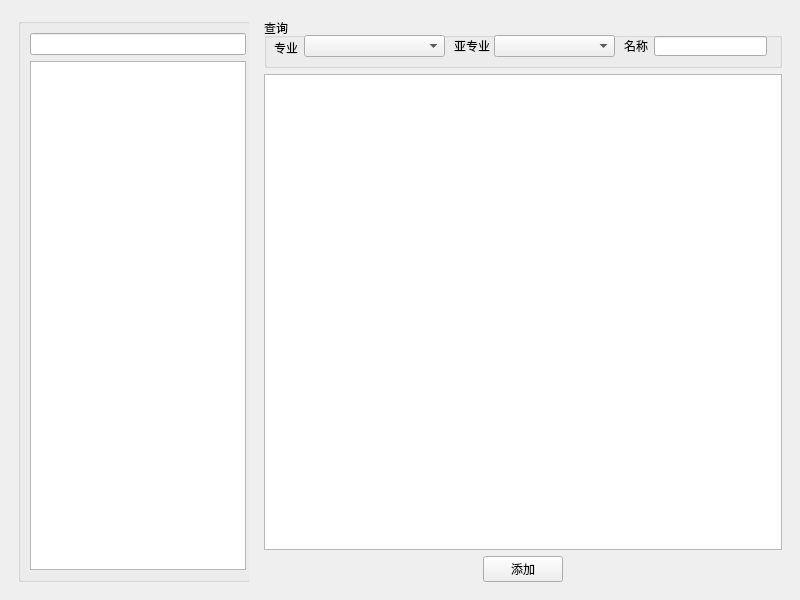
<?xml version="1.0" encoding="UTF-8"?>
<ui version="4.0">
 <class>ManageMethod</class>
 <widget class="QMainWindow" name="ManageMethod">
  <property name="geometry">
   <rect>
    <x>0</x>
    <y>0</y>
    <width>800</width>
    <height>600</height>
   </rect>
  </property>
  <property name="windowTitle">
   <string>检测方法管理</string>
  </property>
  <property name="windowIcon">
   <iconset resource="../Icon.qrc">
    <normaloff>:/images/clipboard.png</normaloff>:/images/clipboard.png</iconset>
  </property>
  <widget class="QWidget" name="centralwidget">
   <layout class="QHBoxLayout" name="horizontalLayout_2">
    <item>
     <widget class="QWidget" name="widget" native="true">
      <property name="minimumSize">
       <size>
        <width>0</width>
        <height>0</height>
       </size>
      </property>
      <property name="maximumSize">
       <size>
        <width>240</width>
        <height>16777215</height>
       </size>
      </property>
      <layout class="QVBoxLayout" name="verticalLayout_3">
       <item>
        <widget class="QGroupBox" name="groupBox_3">
         <property name="minimumSize">
          <size>
           <width>240</width>
           <height>0</height>
          </size>
         </property>
         <property name="maximumSize">
          <size>
           <width>240</width>
           <height>16777215</height>
          </size>
         </property>
         <property name="title">
          <string/>
         </property>
         <layout class="QVBoxLayout" name="verticalLayout_2">
          <item>
           <widget class="QLineEdit" name="inputKeyword"/>
          </item>
          <item>
           <widget class="QTreeWidget" name="treeWidget">
            <property name="maximumSize">
             <size>
              <width>16777215</width>
              <height>16777215</height>
             </size>
            </property>
            <attribute name="headerVisible">
             <bool>false</bool>
            </attribute>
            <column>
             <property name="text">
              <string notr="true">1</string>
             </property>
            </column>
           </widget>
          </item>
         </layout>
        </widget>
       </item>
      </layout>
     </widget>
    </item>
    <item>
     <widget class="QWidget" name="widget_2" native="true">
      <layout class="QVBoxLayout" name="verticalLayout">
       <item>
        <widget class="QGroupBox" name="groupBox">
         <property name="minimumSize">
          <size>
           <width>0</width>
           <height>50</height>
          </size>
         </property>
         <property name="title">
          <string>查询</string>
         </property>
         <widget class="QLineEdit" name="txtName">
          <property name="geometry">
           <rect>
            <x>390</x>
            <y>18</y>
            <width>113</width>
            <height>20</height>
           </rect>
          </property>
         </widget>
         <widget class="QPushButton" name="btnSearch">
          <property name="geometry">
           <rect>
            <x>530</x>
            <y>18</y>
            <width>75</width>
            <height>21</height>
           </rect>
          </property>
          <property name="text">
           <string>查询</string>
          </property>
         </widget>
         <widget class="QLabel" name="label_2">
          <property name="geometry">
           <rect>
            <x>360</x>
            <y>20</y>
            <width>41</width>
            <height>16</height>
           </rect>
          </property>
          <property name="text">
           <string>名称</string>
          </property>
         </widget>
         <widget class="QComboBox" name="inputSubject">
          <property name="geometry">
           <rect>
            <x>40</x>
            <y>17</y>
            <width>141</width>
            <height>22</height>
           </rect>
          </property>
         </widget>
         <widget class="QComboBox" name="inputCategory">
          <property name="geometry">
           <rect>
            <x>230</x>
            <y>17</y>
            <width>121</width>
            <height>22</height>
           </rect>
          </property>
         </widget>
         <widget class="QLabel" name="label">
          <property name="geometry">
           <rect>
            <x>10</x>
            <y>22</y>
            <width>31</width>
            <height>16</height>
           </rect>
          </property>
          <property name="text">
           <string>专业</string>
          </property>
         </widget>
         <widget class="QLabel" name="label_3">
          <property name="geometry">
           <rect>
            <x>190</x>
            <y>20</y>
            <width>41</width>
            <height>16</height>
           </rect>
          </property>
          <property name="text">
           <string>亚专业</string>
          </property>
         </widget>
        </widget>
       </item>
       <item>
        <widget class="QTableWidget" name="table"/>
       </item>
       <item>
        <layout class="QHBoxLayout" name="horizontalLayout">
         <item>
          <spacer name="horizontalSpacer">
           <property name="orientation">
            <enum>Qt::Horizontal</enum>
           </property>
           <property name="sizeHint" stdset="0">
            <size>
             <width>40</width>
             <height>20</height>
            </size>
           </property>
          </spacer>
         </item>
         <item>
          <widget class="QPushButton" name="btnAdd">
           <property name="text">
            <string>添加</string>
           </property>
          </widget>
         </item>
         <item>
          <spacer name="horizontalSpacer_2">
           <property name="orientation">
            <enum>Qt::Horizontal</enum>
           </property>
           <property name="sizeHint" stdset="0">
            <size>
             <width>40</width>
             <height>20</height>
            </size>
           </property>
          </spacer>
         </item>
        </layout>
       </item>
      </layout>
     </widget>
    </item>
   </layout>
  </widget>
 </widget>
 <resources>
  <include location="../Icon.qrc"/>
 </resources>
 <connections/>
</ui>
